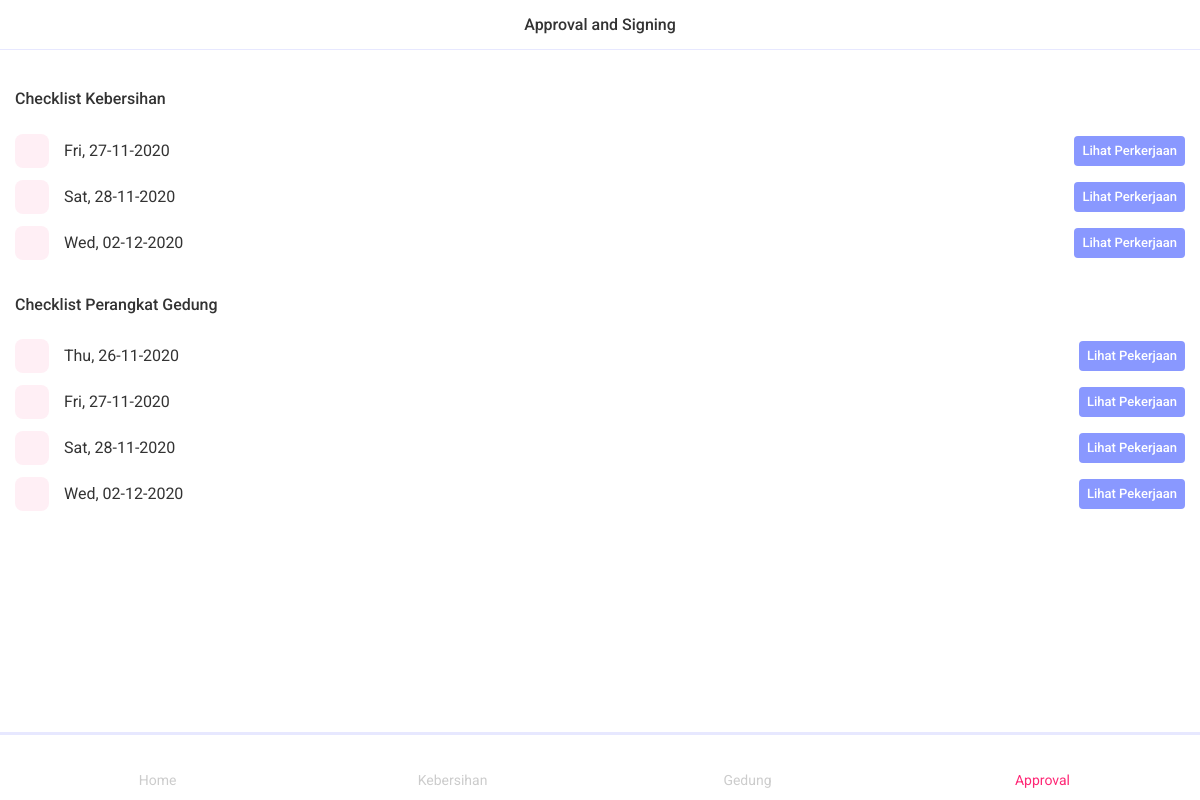
The app's page /profile=trisatria/notification (signed in), older data.
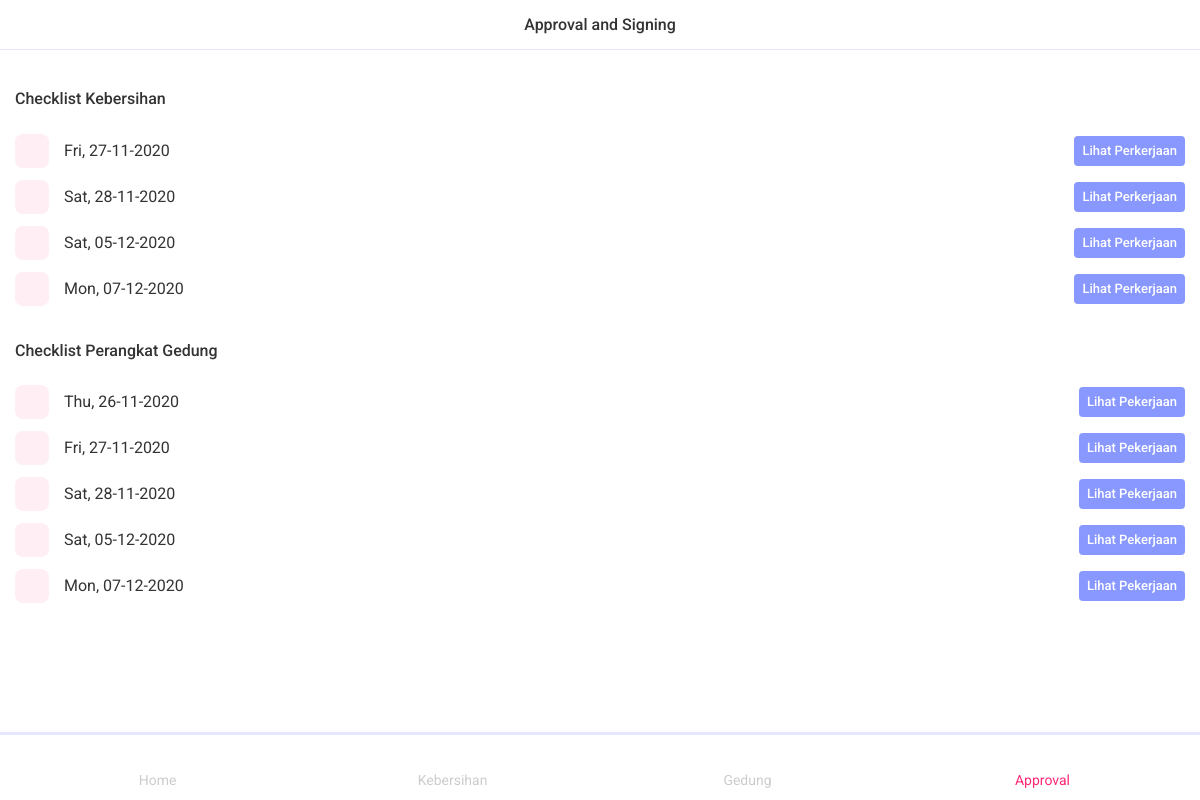
The same page, newer data.
### cleaning/models.py (models this page shows, shortened)
class cln_day(models.Model):
    hari_ini = models.DateField(
        name="hariIni", auto_now=False, auto_now_add=False, verbose_name="Hari ini")
    clnMaker = models.ForeignKey(User, verbose_name="Maker's Signature",
                                 on_delete=models.PROTECT, related_name="clnMaker", blank=True, null=True, limit_choices_to={'groups__name': 'maker'})
    clnChecker = models.ForeignKey(User, verbose_name="Checker's Signature",
                                   on_delete=models.PROTECT, related_name="clnChecker", blank=True, null=True, limit_choices_to={'groups__name': 'checker'})
    clnSigner = models.ForeignKey(User, verbose_name="Signer's Signature",
                                  on_delete=models.PROTECT, related_name="clnSigner", blank=True, null=True, limit_choices_to={'groups__name': 'signer'})
    class Meta:
        verbose_name = _("day")
        verbose_name_plural = _("days")

### menondc/models.py (models this page shows, shortened)
class mendc_day(models.Model):
    hari_ini = models.DateField(
        name="hariIni", auto_now=False, auto_now_add=False, verbose_name="Hari ini")
    mendcMaker = models.ForeignKey(User, verbose_name="Maker's Signature",
                                   on_delete=models.PROTECT, related_name="mendcMaker", blank=True, null=True, limit_choices_to={'groups__name': 'maker'})
    mendcChecker = models.ForeignKey(User, verbose_name="Checker's Signature",
                                     on_delete=models.PROTECT, related_name="mendcChecker", blank=True, null=True, limit_choices_to={'groups__name': 'checker'})
    mendcSigner = models.ForeignKey(User, verbose_name="Signer's Signature",
                                    on_delete=models.PROTECT, related_name="mendcSigner", blank=True, null=True, limit_choices_to={'groups__name': 'signer'})
    class Meta:
        verbose_name = _("day")
        verbose_name_plural = _("days")

### user/views.py (the view)
@ login_required(login_url='user_login')
def user_profile_notification(request, username):
    cln_days = None
    mendc_days = None
    if request.user.groups.all().first().name == 'maker':
        cln_days = cln_day.objects.filter(Q(clnMaker__isnull=True) & Q(
            clnChecker__isnull=True) & Q(clnSigner__isnull=True))[:5]
        mendc_days = mendc_day.objects.filter(Q(mendcMaker__isnull=True) & Q(
            mendcChecker__isnull=True) & Q(mendcSigner__isnull=True))[:5]
    if request.user.groups.all().first().name == 'checker':
        cln_days = cln_day.objects.filter(Q(clnMaker__isnull=False) & Q(
            clnChecker__isnull=True) & Q(clnSigner__isnull=True))[:5]
        mendc_days = mendc_day.objects.filter(Q(mendcMaker__isnull=False) & Q(
            mendcChecker__isnull=True) & Q(mendcSigner__isnull=True))[:5]
    if request.user.groups.all().first().name == 'signer':
        cln_days = cln_day.objects.filter(Q(clnMaker__isnull=False) & Q(
            clnChecker__isnull=False) & Q(clnSigner__isnull=True))[:5]
        mendc_days = mendc_day.objects.filter(Q(mendcMaker__isnull=False) & Q(
            mendcChecker__isnull=False) & Q(mendcSigner__isnull=True))[:5]
    context = {
        'cln_days': cln_days,
        'mendc_days': mendc_days,
    }
    return render(request, 'user/user_profile_notification.html', context)

### templates/user/user_profile_notification.html (shortened to what this page needs)
{% extends "base.html" %}{% load static %}
{% block navbar %}
<div class="title">Approval and Signing</div>
{% endblock navbar %}
{% block page_wrapper %}
{% if user.groups.all.0.name == 'maker' %}
<div class="badges">
    <div class="list-view">
        <div class="separator-large"></div>
        <div class="section-title">
            <h6>Checklist Kebersihan</h6>
        </div>
        <div class="separator-small"></div>
        <ul>
            {% for cln_day in cln_days %}
            <li class="list-item">
                <div class="list-media">
                    <i class="icon ion-ios-information-circle"></i>
                </div>
                <div class="list-label">
                    <div class="list-title"><a
                            href="{% url 'user_cln_notification_seefile' user.username cln_day.id cln_day.hariIni %}">{{ cln_day.hariIni | date:"D, d-m-Y" }}</a>
                    </div>
                    <div class="list-after">
                        <div class="button-default text-white">
                            <a href="{% url 'user_cln_notification_seefile' user.username cln_day.id cln_day.hariIni %}"
                                type="button" class="button button-small mt-0">Lihat Perkerjaan</a>
                        </div>
                    </div>
                </div>
            </li>
            {% empty %}
            <li class="list-item">
                <div class="list-label">
                    <div class="list-title" style='color:red'>Task Not Found</div>
            </li>
            {% endfor %}
        </ul>
        <div class="separator-large"></div>
        <div class="section-title">
            <h6>Checklist Perangkat Gedung</h6>
        </div>
        <div class="separator-small"></div>
        <ul>
            {% for mendc_day in mendc_days %}
            <li class="list-item">
                <div class="list-media">
                    <i class="icon ion-ios-information-circle"></i>
                </div>
                <div class="list-label">
                    <div class="list-title"><a
                            href="{% url 'user_mendc_notification_seefile' user.username mendc_day.id mendc_day.hariIni %}">{{ mendc_day.hariIni | date:"D, d-m-Y" }}</a>
                    </div>
                    <div class="list-after">
                        <div class="button-default text-white">
                            <a href="{% url 'user_mendc_notification_seefile' user.username mendc_day.id mendc_day.hariIni %}"
                                type="button" class="button button-small mt-0">Lihat Pekerjaan</a>
                        </div>
                    </div>
                </div>
            </li>
            {% empty %}
            <li class="list-item">
                <div class="list-label">
                    <div class="list-title" style='color:red'>Task Not Found</div>
            </li>
            {% endfor %}
        </ul>
    </div>
</div>
{% endif %}
{% endblock page_wrapper %}
{% block toolbar_bottom %}
<div class="separator-large"></div>
<ul class="toolbar-bottom toolbar-wrap">
    <li class="toolbar-item">
        <a href="{% url 'user_home' %}" class="toolbar-link">
            <i class="icon ion-ios-home"></i>
            <p>Home</p>
        </a>
    </li>
    <li class="toolbar-item">
        <a href="{% url 'cln_home' %}" class="toolbar-link">
            <i class="icon ion-ios-brush"></i>
            <p>Kebersihan</p>
        </a>
    </li>
    <li class="toolbar-item">
        <a href="{% url 'mendc_home' %}" class="toolbar-link">
            <i class="icon ion-ios-build"></i>
            <p>Gedung</p>
        </a>
    </li>
    <li class="toolbar-item">
        <a href="{% url 'user_profile_notification' user.username %}" class="toolbar-link toolbar-link-active">
            <i class="icon ion-ios-warning"></i>
            <p>Approval</p>
        </a>
    </li>
</ul>
{% endblock toolbar_bottom %}

Row changes from the older to the newer data that the page shows:
no longer on this page (row edited): cln_day: hariIni "Wed, 02-12-2020"
no longer on this page (row edited): mendc_day: hariIni "Wed, 02-12-2020"
added cln_day: hariIni "Sat, 05-12-2020"
added cln_day: hariIni "Mon, 07-12-2020"
added mendc_day: hariIni "Sat, 05-12-2020"
added mendc_day: hariIni "Mon, 07-12-2020"
